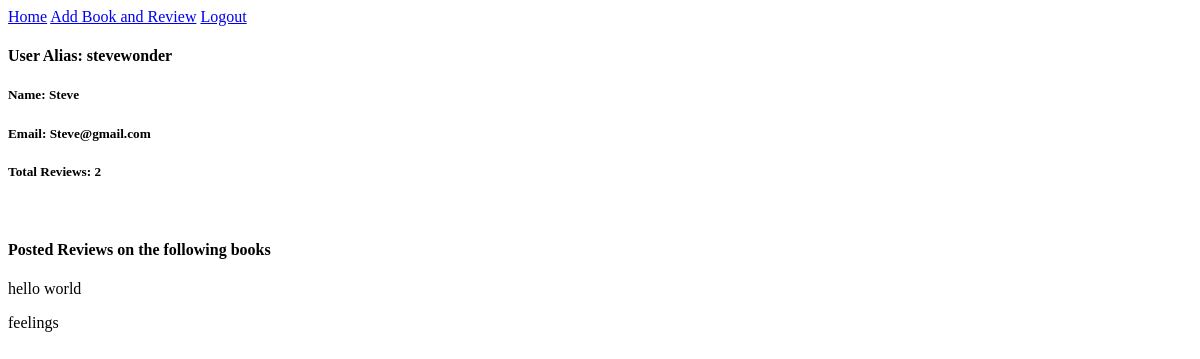
Page /users/1 on the committed database.
### DojoReads_app/models.py (models this page shows)
class User(models.Model):
    name = models.CharField(max_length=255)
    alias = models.CharField(max_length=255)
    email = models.CharField(max_length=255)
    password = models.CharField(max_length=255)
    created_at = models.DateTimeField(auto_now_add=True)
    updated_at = models.DateTimeField(auto_now=True)
    objects = UserManager()

class Review(models.Model):
    books = models.ForeignKey(Book, related_name = "book", on_delete = models.CASCADE)
    ratings = models.IntegerField()
    user_reviewer = models.ForeignKey(User, related_name="reviewers", on_delete = models.CASCADE)
    created_at = models.DateTimeField(auto_now_add=True)
    updated_at = models.DateTimeField(auto_now=True)
    written_review = models.TextField()

class Book(models.Model):
    title = models.CharField(max_length=255)
    author = models.ForeignKey(Author, related_name="books_written", on_delete=models.CASCADE)
    uploaded_by = models.ForeignKey(User, related_name="books_uploaded", on_delete = models.CASCADE)
    created_at = models.DateTimeField(auto_now_add=True)
    updated_at = models.DateTimeField(auto_now=True)

### DojoReads_app/views.py (the view)
# urls.py: path('users/<int:user_val>', views.view_this_user), # viewing the user page
def view_this_user(request, user_val):
    ok_user = User.objects.get(id = user_val)
    reviews = Review.objects.filter(user_reviewer= ok_user)
    int_reviews = Review
    context = {
        "this_user": ok_user,
        "book_I_review": reviews
    }
    return render(request, "viewUser.html", context)

### DojoReads_app/templates/viewUser.html (shortened to what this page needs)
<!DOCTYPE html>
<html lang="en">
<head>
    {% load static %}
    <link rel="stylesheet" href="{% static 'css/style.css' %}">
</head>
<body>
<a href="/success/{{ this_user.id }}">Home</a>
<a href="/books/add">Add Book and Review</a>
<a href="/logoutUser">Logout</a>
<h4>User Alias: {{ this_user.alias }} </h4>
<h5>Name: {{ this_user.name }}</h5>
<h5>Email: {{ this_user.email }}</h5>
<h5>Total Reviews: {{ book_I_review|length}}</h5>
<br>
<h4>Posted Reviews on the following books</h4>
    {% for book_review in book_I_review %}
        <p> {{ book_review.books.title }}</p>
    {% endfor %}
</body>
</html>

### rows in the picture
User: alias "stevewonder", name "Steve", email "Steve@gmail.com"
Review: books "hello world"
Review: books "feelings"

### other values in the picture
{{ book_I_review|length }} "2"
